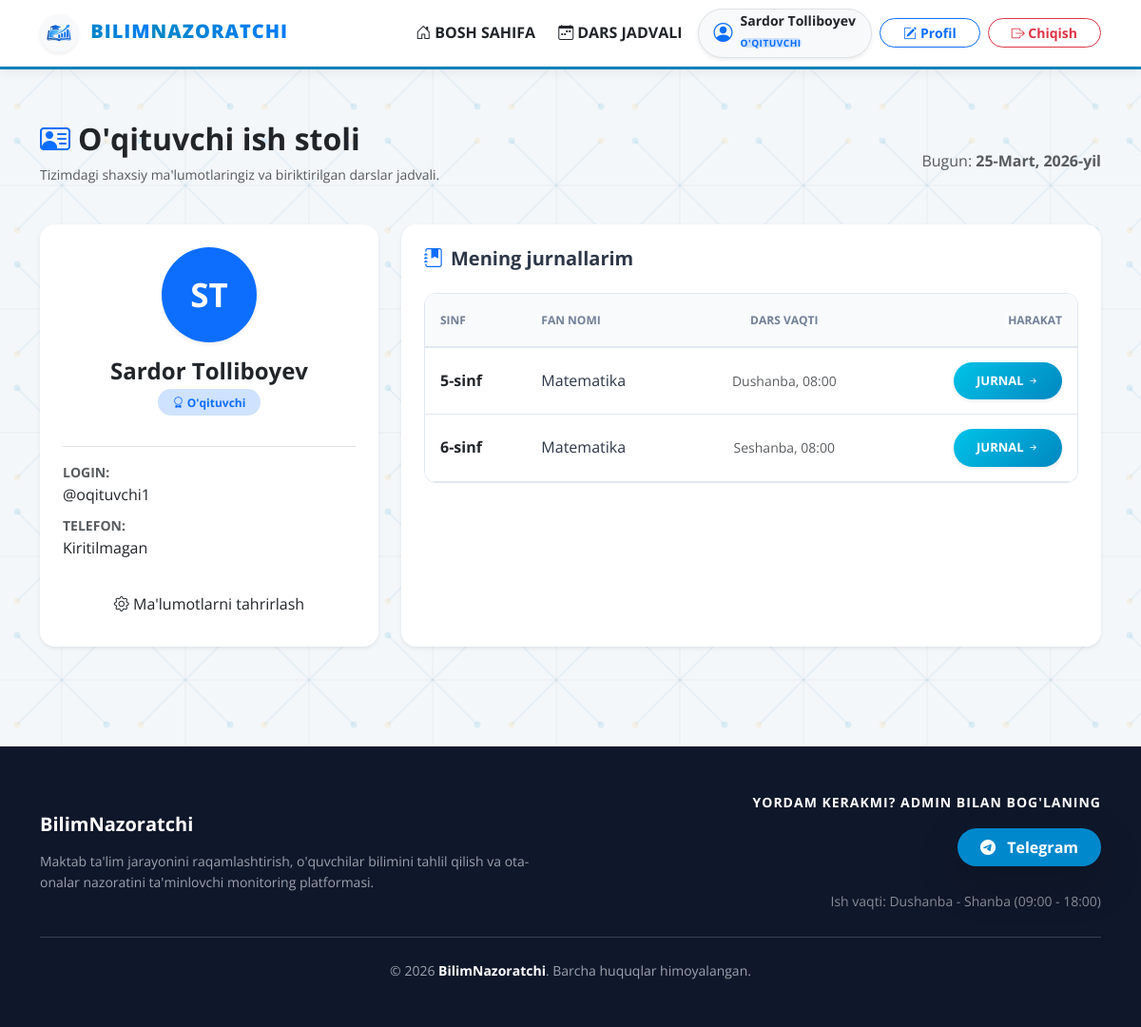
The page /oqituvchi/dashboard/ (signed in) on the database its author committed.
### apps/hisoblar/models.py (models this page shows, shortened)
class Foydalanuvchi(AbstractUser):
    username = models.CharField(
        "Foydalanuvchi nomi (Login)",
        max_length=150,  # Django standarti bo'yicha 150 belgi
        unique=True,
        help_text="Majburiy. 150 tagacha belgi. Faqat harflar, raqamlar va @/./+/-/_ belgilari ruxsat etiladi.",
        validators=[UnicodeUsernameValidator()],
        error_messages={
            'unique': "Bunday foydalanuvchi nomi tizimda allaqachon mavjud. Iltimos, boshqa nom tanlang.",
        },
    )
    first_name = models.CharField("Ismi", max_length=150, blank=True)
    last_name = models.CharField("Familiyasi", max_length=150, blank=True)
    email = models.EmailField("Elektron pochta manzili", blank=True)
    is_active = models.BooleanField(
        "Faol",
        default=True,
        help_text="Foydalanuvchi faol bo'lsa, tizimdan foydalanishi mumkin. O'chirish o'rniga faolsizlantiring.",
    )
    is_staff = models.BooleanField(
        "Xodim holati",
        default=False,
        help_text="Belgilansa, foydalanuvchi admin (boshqaruv) paneliga kira oladi.",
    )
    is_superuser = models.BooleanField(
        "Super-admin holati",
        default=False,
        help_text="Belgilansa, foydalanuvchi barcha huquqlarga ega bo'ladi (alohida ruxsat berish shart emas).",
    )
    last_login = models.DateTimeField("Oxirgi kirish", blank=True, null=True)
    date_joined = models.DateTimeField("Ro'yxatdan o'tgan sana", default=timezone.now)
    ROL_TANLOVI = (
        ('admin', 'Administrator'),
        ('oqituvchi', "O'qituvchi"),
        ('oquvchi', "O'quvchi"),
        ('ota_ona', 'Ota-ona'),
    )
    rol = models.CharField(
        "Tizimdagi vazifasi",
        max_length=20,
        choices=ROL_TANLOVI,
        default='oquvchi',
        help_text="Foydalanuvchining saytdagi vakolatlarini belgilaydi."
    )
    telefon = models.CharField(
        "Telefon raqami",
        max_length=15,
        blank=True,
        null=True,
        help_text="Namuna: +998901234567"
    )
    telegram_id = models.CharField(
        "Telegram ID raqami",
        max_length=20,
        blank=True,
        null=True,
        help_text="Telegram bot orqali bildirishnomalar yuborish uchun kerak."
    )
    sinf = models.ForeignKey(
        'talim.Sinf',
        on_delete=models.SET_NULL,
        null=True,
        blank=True,
        related_name='sinfdagi_oquvchilar',
        verbose_name="Sinfi",
        help_text="O'quvchi qaysi sinfda o'qishini belgilang."
    )
    farzandi = models.ForeignKey(
        'self',
        on_delete=models.SET_NULL,
        null=True,
        blank=True,
        limit_choices_to={'rol': 'oquvchi'},  # Faqat o'quvchilarni tanlash imkoni
        related_name='ota_onasi',
        verbose_name="Biriktirilgan farzandi (O'quvchi)",
        help_text="Faqat ota-ona foydalanuvchisi uchun farzandini tanlang."
    )
    groups = models.ManyToManyField(
        "auth.Group",
        verbose_name="Guruhlar",
        blank=True,
        help_text="Foydalanuvchi biriktirilgan guruhlar ro'yxati.",
        related_name="user_set",
        related_query_name="user",
    )
    user_permissions = models.ManyToManyField(
        "auth.Permission",
        verbose_name="Foydalanuvchi huquqlari",
        blank=True,
        help_text="Ushbu foydalanuvchiga bevosita berilgan huquqlar.",
        related_name="user_set",
        related_query_name="user",
    )
    class Meta:
        db_table = 'foydalanuvchilar'  # Ma'lumotlar bazasidagi jadval nomi
        verbose_name = "Foydalanuvchi"
        verbose_name_plural = "Foydalanuvchilar"
        ordering = ['-date_joined']

### apps/talim/models.py (models this page shows, shortened)
class Taqsimot(models.Model):
    HAFTA_KUNLARI = (
        ("1", "Dushanba"),
        ("2", "Seshanba"),
        ("3", "Chorshanba"),
        ("4", "Payshanba"),
        ("5", "Juma"),
        ("6", "Shanba"),
    )
    oqituvchi = models.ForeignKey(
        settings.AUTH_USER_MODEL,
        on_delete=models.CASCADE,
        limit_choices_to={"rol": "oqituvchi"},
        related_name="biriktirilgan_darslari",
        verbose_name="Mas'ul o'qituvchi",
    )
    sinf = models.ForeignKey(
        Sinf,
        on_delete=models.CASCADE,
        related_name="dars_jadvali",
        verbose_name="Sinf",
    )
    fan = models.ForeignKey(Fan, on_delete=models.CASCADE, verbose_name="Fan")
    kun = models.CharField("Hafta kuni", max_length=1, choices=HAFTA_KUNLARI)
    soat = models.TimeField("Dars boshlanish vaqti")
    class Meta:
        db_table = "dars_taqsimotlari"
        verbose_name = "Dars taqsimoti"
        verbose_name_plural = "Darslar taqsimoti"
        unique_together = ("sinf", "kun", "soat")

class Sinf(models.Model):
    nomi = models.CharField("Sinf nomi", max_length=50, unique=True, help_text="Masalan: 9-A")
    SMENA_TANLOVI = (
        ("1", "1-smena (08:00-13:00)"),
        ("2", "2-smena (13:00-17:55)"),
    )
    smena = models.CharField(
        "Smena",
        max_length=1,
        choices=SMENA_TANLOVI,
        default="1",
        help_text="Sinf qaysi smenada o'qishini tanlang.",
    )
    class Meta:
        db_table = "sinflar"
        verbose_name = "Sinf"
        verbose_name_plural = "Sinflar"
        ordering = ["nomi"]

class Fan(models.Model):
    nomi = models.CharField("Fan nomi", max_length=100, unique=True)
    class Meta:
        db_table = "fanlar"
        verbose_name = "Fan"
        verbose_name_plural = "Fanlar"
        ordering = ["nomi"]

### apps/talim/views.py (the view)
# urls.py: path('oqituvchi/dashboard/', oqituvchi_dashboard_view, name='oqituvchi_dashboard'),
@login_required
def oqituvchi_dashboard_view(request):
    if request.user.rol != 'oqituvchi':
        return redirect('talim:bosh_sahifa')
    darslar = Taqsimot.objects.filter(oqituvchi=request.user).select_related('sinf', 'fan')
    return render(request, 'oqituvchi/dashboard.html', {'taqsimotlar': darslar})

### templates/oqituvchi/dashboard.html (shortened to what this page needs)
{% extends 'base.html' %}
{% load static %}
{% block extra_css %}
    <link rel="stylesheet" href="{% static 'css/oqituvchi.css' %}?v=20260317">
{% endblock %}
{% block content %}
<div class="mt-4">
    <div class="row mb-4 align-items-center">
        <div class="col-md-8">
            <h2 class="fw-bold text-dark">
                <i class="bi bi-person-vcard text-primary me-2"></i>O'qituvchi ish stoli
            </h2>
            <p class="text-muted small">Tizimdagi shaxsiy ma'lumotlaringiz va biriktirilgan darslar jadvali.</p>
        </div>
        <div class="col-md-4 text-md-end">
            <p class="text-muted mb-0">Bugun: <b>{% now "j-F, Y" %}-yil</b></p>
        </div>
    </div>
    <div class="row">
        <div class="col-lg-4 mb-4">
            <div class="card-em border-0 shadow-sm text-center p-4">
                <div class="mb-3">
                    <div class="teacher-avatar bg-primary text-white rounded-circle d-inline-flex align-items-center justify-content-center shadow-sm mx-auto"
                         style="width: 100px; height: 100px; font-size: 35px; font-weight: bold;">
                        {{ user.first_name|slice:":1" }}{{ user.last_name|slice:":1" }}
                    </div>
                </div>
                <h4 class="fw-bold mb-1 text-dark">{{ user.get_full_name|default:user.username }}</h4>
                <span class="badge bg-primary-subtle text-primary px-3 py-2 rounded-pill mb-4">
                    <i class="bi bi-award"></i> {{ user.get_rol_display }}
                </span>
                <div class="text-start mt-2 border-top pt-3">
                    <div class="mb-2">
                        <small class="text-muted d-block small fw-bold">LOGIN:</small>
                        <span class="text-dark">@{{ user.username }}</span>
                    </div>
                    <div class="mb-2">
                        <small class="text-muted d-block small fw-bold">TELEFON:</small>
                        <span class="text-dark">{{ user.telefon|default:"Kiritilmagan" }}</span>
                    </div>
                </div>
                <div class="mt-4">
                    <a href="{% url 'hisoblar:shaxsiy_profil_tahrir' %}" class="btn btn-em-secondary w-100 py-2">
                        <i class="bi bi-gear"></i> Ma'lumotlarni tahrirlash
                    </a>
                </div>
            </div>
        </div>
        <div class="col-lg-8 mb-4">
            <div class="card-em border-0 shadow-sm p-4 h-100">
                <h5 class="fw-bold mb-4">
                    <i class="bi bi-journal-bookmark-fill text-primary me-2"></i>Mening jurnallarim
                </h5>
                <div class="table-responsive">
                    <table class="table-em table-hover">
                        <thead class="bg-light text-secondary">
                            <tr>
                                <th class="ps-3">Sinf</th>
                                <th>Fan nomi</th>
                                <th class="text-center">Dars vaqti</th>
                                <th class="text-end pe-3">Harakat</th>
                            </tr>
                        </thead>
                        <tbody>
                            {% for dars in taqsimotlar %}
                            <tr>
                                <td class="ps-3 fw-bold text-dark">{{ dars.sinf.nomi }}</td>
                                <td>{{ dars.fan.nomi }}</td>
                                <td class="text-center small text-muted">{{ dars.get_kun_display }}, {{ dars.soat|time:"H:i" }}</td>
                                <td class="text-end pe-3">
                                    <a href="{% url 'talim:jurnal' dars.id %}" class="btn btn-sm btn-em-primary rounded-pill px-4 shadow-sm">
                                        Jurnal <i class="bi bi-arrow-right-short"></i>
                                    </a>
                                </td>
                            </tr>
                            {% empty %}
                            <tr>
                                <td colspan="4" class="text-center py-5 text-muted">Sizga hali sinflar biriktirilmagan.</td>
                            </tr>
                            {% endfor %}
                        </tbody>
                    </table>
                </div>
            </div>
        </div>
    </div>
</div>
{% endblock %}

### templates/include/navbar.html (shortened to what this page needs)
{% load static %}
<nav class="navbar navbar-expand-lg navbar-em shadow-sm">
  <div class="container">
    <a class="navbar-brand fw-bold text-dark bn-brand"
       href="{% if user.is_authenticated %}{% url 'talim:bosh_sahifa' %}{% else %}{% url 'talim:landing' %}{% endif %}">
      <img src="{% static 'img/logo.png' %}" alt="Logo" width="40" height="40"
           class="me-2 rounded-circle bg-light p-1 shadow-sm">
      <span class="bn-brand-a">BILIM</span><span class="bn-brand-b">NAZORATCHI</span>
    </a>
    <div class="collapse navbar-collapse" id="bilimNavbar">
      <ul class="navbar-nav ms-auto align-items-center gap-2">
        <li class="nav-item">
          <a class="nav-link text-dark fw-bold d-flex align-items-center" href="{% url 'talim:landing' %}">
            <i class="bi bi-house-door me-1"></i>
            BOSH SAHIFA
          </a>
        </li>
        {% if user.is_authenticated %}
          <li class="nav-item">
            <a class="nav-link text-dark fw-bold d-flex align-items-center" href="{% url 'talim:haftalik_dars_jadvali' %}">
              <i class="bi bi-calendar-week me-1"></i>
              DARS JADVALI
            </a>
          </li>
          <li class="nav-item">
            <div class="d-flex align-items-center bg-light px-3 py-1 rounded-pill border shadow-sm">
              <i class="bi bi-person-circle text-primary me-2 fs-5"></i>
              <div class="text-start">
                <span class="d-block fw-bold small text-dark bn-user-name">
                  {{ user.get_full_name|default:user.username }}
                </span>
                <span class="badge bg-primary-subtle text-primary p-0 small bn-role-badge">
                  {{ user.get_rol_display }}
                </span>
              </div>
            </div>
          </li>
          <li class="nav-item">
            <a class="btn btn-sm btn-outline-primary px-4 rounded-pill fw-bold d-flex align-items-center"
               href="{% url 'hisoblar:shaxsiy_profil_tahrir' %}">
              <i class="bi bi-pencil-square me-1"></i>
              Profil
            </a>
          </li>
          <li class="nav-item">
            <form action="{% url 'hisoblar:logout' %}" method="post" class="d-inline">
              <button type="submit" class="btn btn-sm btn-outline-danger px-4 rounded-pill fw-bold">
                <i class="bi bi-box-arrow-right"></i>
                Chiqish
              </button>
            </form>
          </li>
        {% else %}
          <li class="nav-item">
            <a class="btn btn-em-primary px-4 rounded-pill fw-bold shadow-sm" href="{% url 'hisoblar:login' %}">
              Kirish
            </a>
          </li>
        {% endif %}
      </ul>
    </div>
  </div>
</nav>

### static/css/style.css (style rules this page uses)
:root { --primary: #007bff; --primary-dark: #0056b3; --em-blue: #0087c0; --accent: #00c3e8; --em-orange: #ff9d00; --em-gradient-top: #0087c0; --em-gradient-bottom: #0056b3; --bg-main: #f4f7fa; --white: #ffffff; --text-main: #2d3748; --text-muted: #718096; --success: #22c55e; --danger: #ef4444; --warning: #f59e0b; --border: #e2e8f0; }
html, body { height: 100%; margin: 0; padding: 0; }
body { display: flex; flex-direction: column; min-height: 100vh; font-family: 'Open Sans', 'Inter', sans-serif; background-color: var(--bg-main); background-image: url("../img/orqa_fon_naqsh.svg"); background-repeat: repeat; background-size: 520px 520px; color: var(--text-main); line-height: 1.6; }
.navbar-em { background-color: var(--white) !important; min-height: 70px; }
.bn-brand-a { color: var(--em-blue); letter-spacing: 0.5px; }
.bn-brand-b { color: #334155; letter-spacing: 0.5px; }
.bn-user-name { line-height: 1.2; }
.bn-role-badge { font-size: 10px; text-transform: uppercase; letter-spacing: 0.5px; }
.navbar-brand span { font-weight: 800; letter-spacing: 1px; background: linear-gradient(45deg, var(--em-blue), var(--primary)); -webkit-background-clip: text; -webkit-text-fill-color: transparent; }
.card-em { background: var(--white); border: 1px solid var(--border); border-radius: 16px; box-shadow: 0 10px 25px rgba(0, 0, 0, 0.03); padding: 25px; transition: all 0.3s ease; }
.table-em { width: 100%; border-collapse: separate; border-spacing: 0; border-radius: 12px; overflow: hidden; border: 1px solid var(--border); }
.table-em thead th { background-color: #f8fafc; color: var(--text-muted); font-weight: 700; font-size: 12px; text-transform: uppercase; padding: 18px 15px; border-bottom: 2px solid var(--border); }
.table-em tbody td { padding: 15px; background-color: var(--white); border-bottom: 1px solid var(--border); vertical-align: middle; }
.btn-em-primary { background: linear-gradient(135deg, var(--accent) 0%, var(--em-blue) 100%); color: var(--white) !important; border: none; border-radius: 8px; padding: 10px 25px; font-weight: 700; text-transform: uppercase; font-size: 13px; box-shadow: 0 4px 15px rgba(0, 135, 192, 0.2); transition: all 0.3s; }

### rows shown on the page
Foydalanuvchi: get_full_name "Sardor Tolliboyev", rol "O'QITUVCHI", first_name "S", last_name "T", rol "O'qituvchi", username "oqituvchi1", telefon "Kiritilmagan"
Taqsimot: sinf.nomi "5-sinf", fan.nomi "Matematika", kun "Dushanba", soat "08:00"
Taqsimot: sinf.nomi "6-sinf", fan.nomi "Matematika", kun "Seshanba", soat "08:00"
